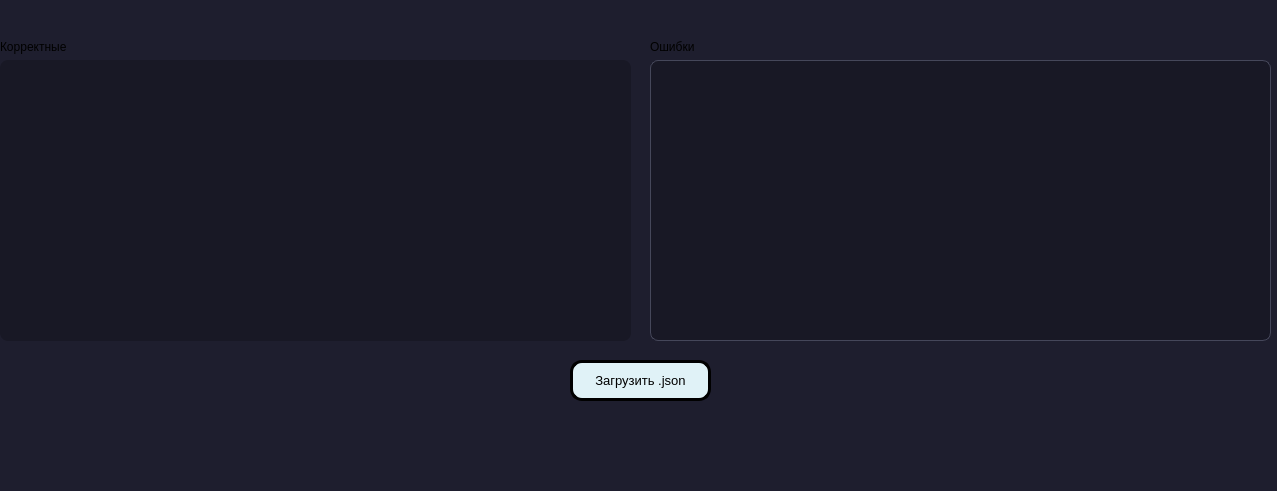
<?xml version="1.0" encoding="UTF-8"?>
<ui version="4.0">
 <class>prog2Window</class>
 <widget class="QDialog" name="prog2Window">
  <property name="geometry">
   <rect>
    <x>0</x>
    <y>0</y>
    <width>1277</width>
    <height>491</height>
   </rect>
  </property>
  <property name="windowTitle">
   <string>Вывод данных</string>
  </property>
  <property name="styleSheet">
   <string notr="true">QMainWindow, QDialog {
    background-color: #1e1e2e; 
}</string>
  </property>
  <widget class="QPushButton" name="pushButton">
   <property name="geometry">
    <rect>
     <x>570</x>
     <y>360</y>
     <width>141</width>
     <height>41</height>
    </rect>
   </property>
   <property name="styleSheet">
    <string notr="true">QPushButton {
    background-color: #E0F2F7; 
    border: 3px solid black; 
    border-radius: 12px; 
    color: black;
    font-family: &quot;Segoe UI&quot;, sans-serif; 
    font-size: 13px;
    padding: 5px 15px;
}
QPushButton:hover {
    background-color: #B3E5FC;
}
QPushButton:pressed {
    background-color: #81D4FA;
    border-style: inset;
	padding-top: 12px;
}</string>
   </property>
   <property name="text">
    <string>Загрузить .json</string>
   </property>
  </widget>
  <widget class="QWidget" name="layoutWidget">
   <property name="geometry">
    <rect>
     <x>0</x>
     <y>40</y>
     <width>631</width>
     <height>301</height>
    </rect>
   </property>
   <layout class="QVBoxLayout" name="verticalLayout">
    <item>
     <widget class="QLabel" name="label">
      <property name="text">
       <string>Корректные</string>
      </property>
     </widget>
    </item>
    <item>
     <widget class="QTableWidget" name="tableWidget">
      <property name="styleSheet">
       <string notr="true">QTableWidget {
    background-color: #181825;
    color: #cdd6f4;
    gridline-color: #313244;
    border: 1px solid #45475a;
    border-radius: 8px;
}

QHeaderView::section {
    background-color: #313244;
    color: #f5e0dc;
    padding: 5px;
    border: 1px solid #45475a;
    font-weight: bold;
}
QTableWidget 
{
    gridline-color: transparent; 
    border: none; 
    outline: none; 
}
QTableWidget::item {
    border: none; 
    padding: 5px;
}</string>
      </property>
     </widget>
    </item>
   </layout>
  </widget>
  <widget class="QWidget" name="layoutWidget">
   <property name="geometry">
    <rect>
     <x>650</x>
     <y>40</y>
     <width>621</width>
     <height>301</height>
    </rect>
   </property>
   <layout class="QVBoxLayout" name="verticalLayout_2">
    <item>
     <widget class="QLabel" name="label_2">
      <property name="text">
       <string>Ошибки</string>
      </property>
     </widget>
    </item>
    <item>
     <widget class="QTableWidget" name="tableWidget_2">
      <property name="styleSheet">
       <string notr="true">QTableWidget {
    background-color: #181825;
    color: #cdd6f4;
    gridline-color: #313244;
    border: 1px solid #45475a;
    border-radius: 8px;
}

QHeaderView::section {
    background-color: #313244;
    color: #f5e0dc;
    padding: 5px;
    border: 1px solid #45475a;
    font-weight: bold;
}
</string>
      </property>
     </widget>
    </item>
   </layout>
  </widget>
 </widget>
 <resources/>
 <connections/>
</ui>
